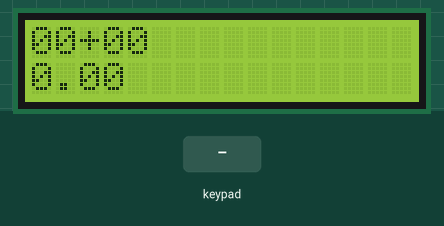
The sketch below on a simulated Arduino Uno, built with avr-gcc and run on an emulated ATmega328P. On the bench: 16×2 character LCD. Inputs (shaded band) come from the test bench. What the sketch prints to the serial monitor is not drawn.

Above: at 2.2 s.
2.3 s: keypad keys 1 4 1 5 1 6 1 7 * pressed 0.4 s apart
At 6.9 s:
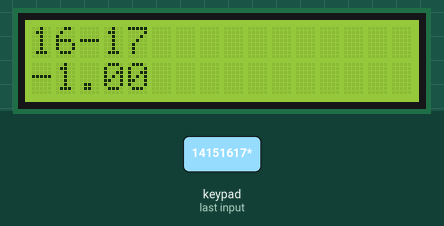
7.4 s: key '*' pressed
At 8.5 s:
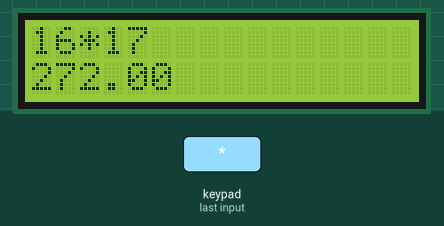
8.9 s: keypad keys 1 0 9 8 * pressed 0.4 s apart
At 11.8 s:
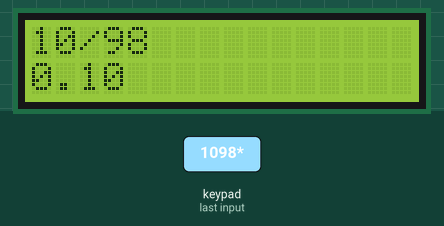
12.4 s: key '#' pressed
At 13.5 s:
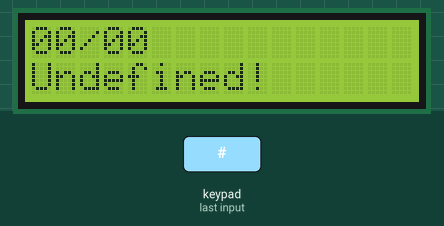
Timing chart, 0 to 14.9 s (numbered marks = the images above; inputs shaded):
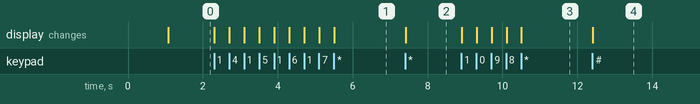

Measured:
- after the input at 2.3 s, the display: first changes at once (image 1 shows a later state)
- after the input at 7.4 s, the display: changes at once (image 2)
- after the input at 8.9 s, the display: first changes at once (image 3 shows a later state)
- after the input at 12.4 s, the display: changes at once (image 4)

The sketch:

TALAPINDUTAN.ino
```cpp
#include <LiquidCrystal.h>
#include <Keypad.h>

// liquid crystal display
LiquidCrystal lcd(12, 11, 4, 5, 6, 7);

// numeric keypad
const byte ROWS = 4; // Four rows
const byte COLS = 3; // Three columns
// Define the Key map
char keys[ROWS][COLS] = {
  {'1', '2', '3'},
  {'4', '5', '6'},
  {'7', '8', '9'},
  {'*', '0', '#'}
};
// Connect keypad ROW0, ROW1, ROW2 and ROW3 to these Arduino pins.
byte rowPins[ROWS] = { 14, 15, 16, 17 };
// Connect keypad COL0, COL1 and COL2 to these Arduino pins.
byte colPins[COLS] = { 10, 9, 8 };

// Create the Keypad
Keypad kpd = Keypad( makeKeymap(keys), rowPins, colPins, ROWS, COLS );

// variables to be used later
unsigned int inp = 0;
char toPrint[16];  // the thing to be printed no shit sherlock
int op1 = 0, op2 = 0;
unsigned int opR = 0;  // 0 for +, 1 for -, 2 for *, 3 for /
double ans = 0;  // answer.
//unsigned int pos = 0;

void setup() {
  // set up LCD
  lcd.begin(16, 2);

  lcd.setCursor(0, 0);
  lcd.print("TALAPINDUTAN");
  lcd.setCursor(0, 1);
  lcd.print("DELA CRUZ, ONG");
  delay(1000);
  Serial.begin(57600);

  lcd.clear();
  lcd.setCursor(0, 0);
  printMeTatay();
  lcd.print(toPrint);
  lcd.setCursor(0, 1);
  lcd.print(ans, 2);
}

void loop() {
  // determine the input
  char key = kpd.waitForKey();
  if (key) {
    switch (key) {
      case '*':  // operator
        opR += 1;
        opR = opR % 4;
        break;
      case '#':  // clear
        op1 = 0;
        op2 = 0;
        break;
      default:
        Serial.print("Input is ");
        Serial.println(key, DEC);
        op1 = op1 * 10 + floor(op2 / 10);
        op1 = op1 % 100;
        // check whether input is naught
        op2 = op2 * 10 + (key - 48);
        op2 = op2 % 100;
    }
  }

  // now print the result
  if (opR == 0) ans = op1 + op2;
  else if (opR == 1) ans =  op1 - op2;
  else if (opR == 2) ans = (double) op1 * (double) op2;
  else if (opR == 3)
    if (op2 != 0) ans = (double) op1 / (double) op2;

  lcd.clear();
  lcd.setCursor(0, 0);
  printMeTatay();
  lcd.print(toPrint);
  lcd.setCursor(0, 1);
  if (key) {
    Serial.print("Output is ");
    Serial.println(ans);
  }
  if (opR == 3 && op2 == 0) lcd.print("Undefined!");
  else lcd.print(ans, 2);

  delay(100);
}

void printMeTatay() {
  char opt;
  if (opR == 0) opt = '+';
  else if (opR == 1) opt = '-';
  else if (opR == 2) opt = '*';
  else if (opR == 3) opt = '/';
  else opt = '?';
  sprintf(toPrint, "%02d%c%02d", op1, opt, op2);
}
```
